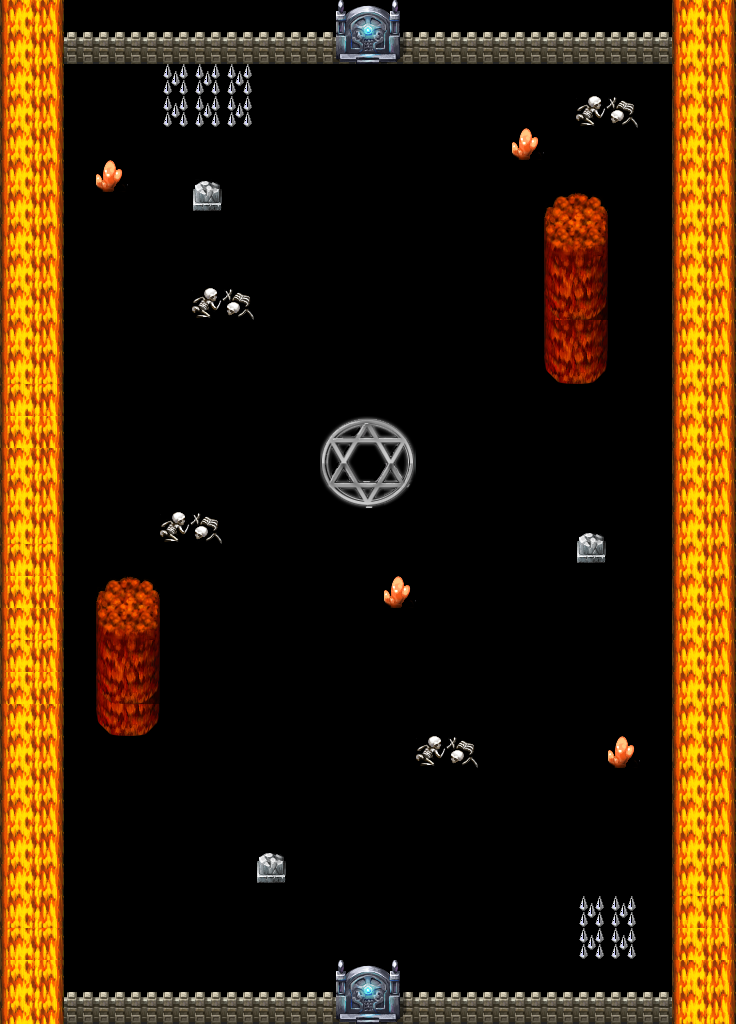

Below is a game level as drawn by its tile map, then a one-line description and the .tmx that defines it (tile-layer data replaced by summaries):
An orthogonal 23x32 tile map with 32x32 px tiles, 3 tile layers (Tilelaag 2, Tilelaag 1, SPIKES), 5 tilesets.

<map version="1.0" orientation="orthogonal" renderorder="right-down" width="23" height="32" tilewidth="32" tileheight="32" nextobjectid="25">
 <tileset firstgid="1" name="gates of HELL!" tilewidth="32" tileheight="32" tilecount="72">
  <image source="../examples/assets/textures/tiles/gates.png" width="288" height="256" />
 </tileset>
 <tileset firstgid="73" name="rtp-addons" tilewidth="32" tileheight="32" tilecount="256">
  <image source="../examples/assets/textures/tiles/rtp-addons.png" width="512" height="512" />
 </tileset>
 <tileset firstgid="329" name="tilea1" tilewidth="32" tileheight="32" tilecount="192">
  <image source="../examples/assets/textures/tiles/tilea1.png" width="512" height="384" />
 </tileset>
 <tileset firstgid="521" name="tiles01" tilewidth="32" tileheight="32" tilecount="256">
  <image source="tiles01.png" width="512" height="512" />
 </tileset>
 <tileset firstgid="777" name="spikes :D" tilewidth="32" tileheight="32" tilecount="12">
  <image source="../examples/assets/textures/tiles/vx-xp-180-switch03.png" width="96" height="128" />
 </tileset>
 <layer name="Tilelaag 2" width="23" height="32">
  <data>[736 cells, 69 non-empty, 13 distinct tile ids]</data>
 </layer>
 <layer name="Tilelaag 1" width="23" height="32">
  <data>[736 cells, 165 non-empty, 29 distinct tile ids]</data>
 </layer>
 <layer name="SPIKES" width="23" height="32">
  <data>[736 cells, 10 non-empty, 1 distinct tile ids]</data>
 </layer>
</map>
